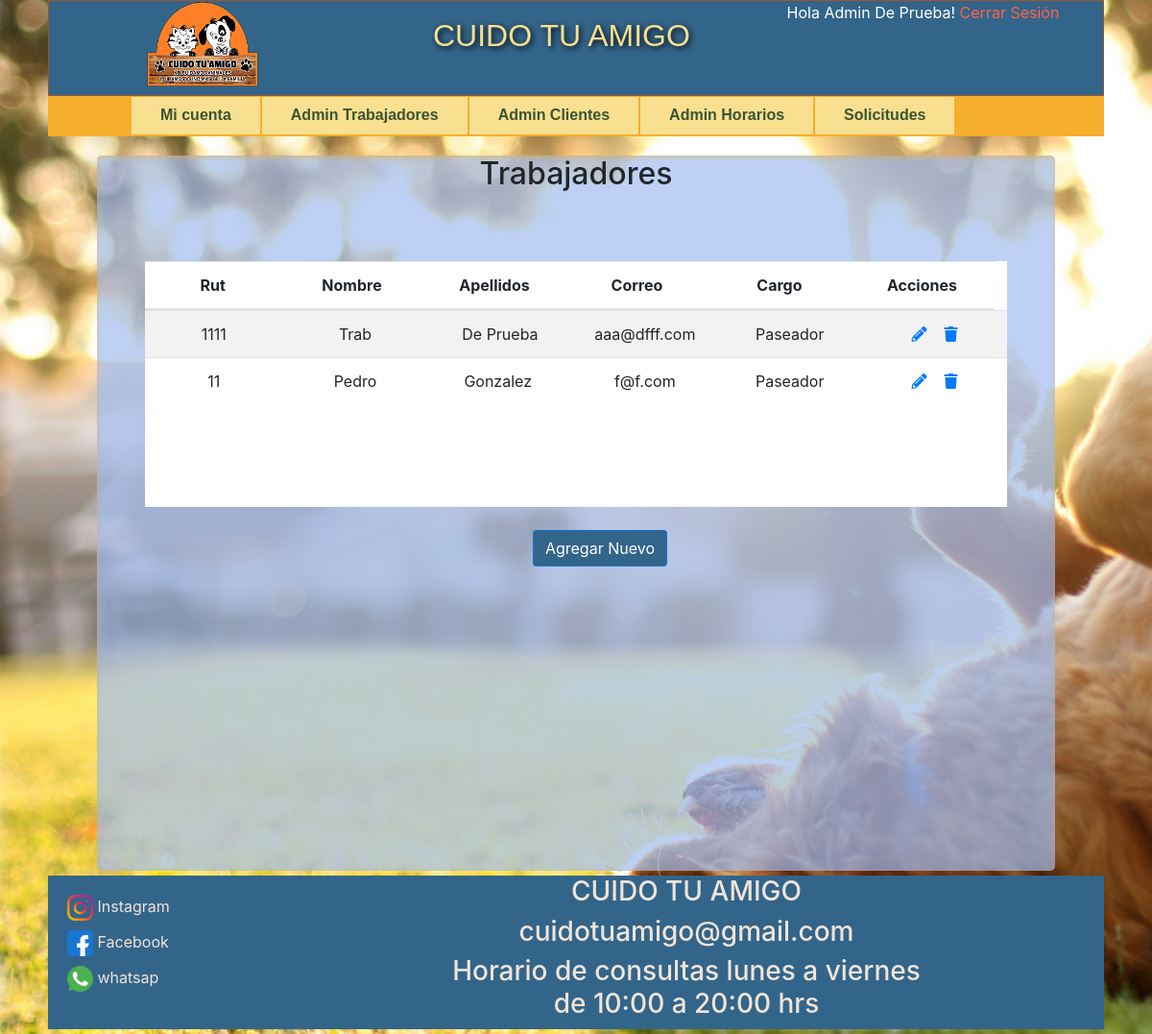
/vistas/privado/admin/admin_trabajadores.php (signed in), run on an earlier commit of the app's database.
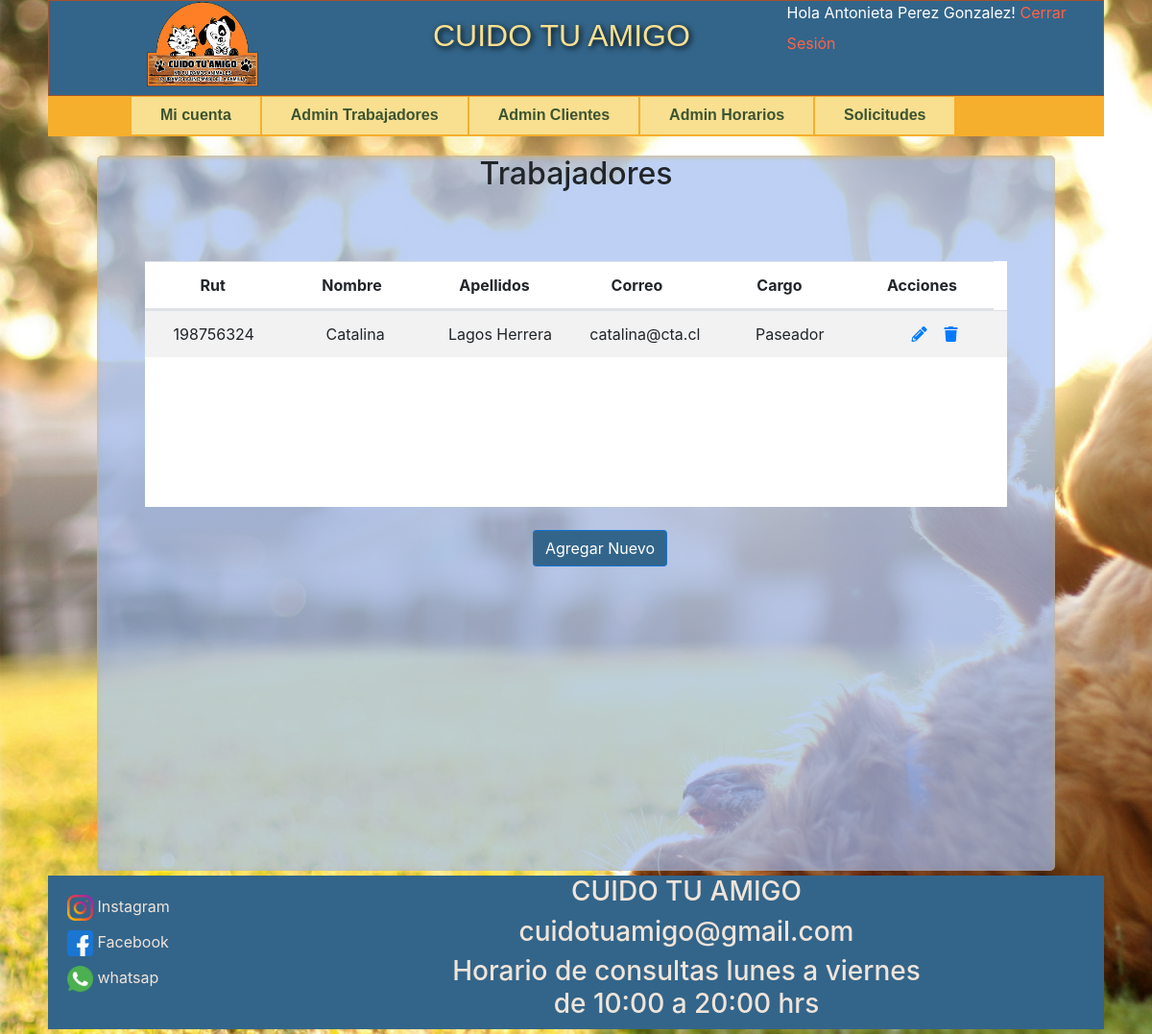
And on a later commit of the database.
### tables this page shows
CREATE TABLE `trabajador` (
  `id_trabajador` int(11) NOT NULL AUTO_INCREMENT,
  `id_tipo_trabajador` int(11) DEFAULT NULL,
  `id_usuario` int(11) DEFAULT NULL,
  `id_persona` int(11) DEFAULT NULL,
  `cargo` varchar(50) DEFAULT NULL,
  PRIMARY KEY (`id_trabajador`)
);

CREATE TABLE `persona` (
  `id_persona` int(11) NOT NULL AUTO_INCREMENT,
  `rut` varchar(50) DEFAULT NULL,
  `nombre` varchar(50) NOT NULL,
  `apellido_paterno` varchar(50) DEFAULT NULL,
  `apellido_materno` varchar(50) DEFAULT NULL,
  `direccion` varchar(50) DEFAULT NULL,
  `correo` varchar(50) DEFAULT NULL,
  `telefono` varchar(20) DEFAULT NULL,
  `id_comuna` int(11) DEFAULT NULL,
  PRIMARY KEY (`id_persona`)
);

CREATE TABLE `tipo_trabajador` (
  `id_tipo_trabajador` int(11) NOT NULL AUTO_INCREMENT,
  `nombre_tipo_trab` varchar(50) NOT NULL,
  PRIMARY KEY (`id_tipo_trabajador`)
);

### vistas/privado/admin/admin_trabajadores.php (the view, shortened to what the changed rows need)
<!DOCTYPE html>
<?php
    include('../../comun/head.php');
    include("../../../data/conexiondb.php");
    $idTrabajador = $_SESSION['id_trabajador'];
    $consulta = "select p.id_persona, t.id_trabajador, p.rut, p.nombre, p.apellido_paterno, p.apellido_materno, p.correo, tt.nombre_tipo_trab as cargo
    from cuidotuamigodb.trabajador t
    inner join cuidotuamigodb.persona p on p.id_persona = t.id_persona
    inner join cuidotuamigodb.tipo_trabajador tt on tt.id_tipo_trabajador = t.id_tipo_trabajador
    where t.id_trabajador != $idTrabajador";
    $resultado = mysqli_query($conex,$consulta);
?>
<body>
    <div id="contenedor">
        <?php
            include('../../comun/header.php');
        ?>
            <div class="contenido_admin_clientes">
                <h2 >Trabajadores</h2><br>
                <div class="table_mis_reservas_container">
                    <table class="table table-striped table_mis_reservas" style="background-color: white; width:90%; margin-left:5%">
                        <thead>
                            <tr>
                                <th class="col_3">Rut</th>
                                <th class="col_1_1">Nombre</th>
                                <th class="col_1_1">Apellidos</th>
                                <th class="col_1_1">Correo</th>
                                <th class="col_1_1">Cargo</th>
                                <th class="col_1_1">Acciones</th>
                            </tr>
                        </thead>
                        <?php while ($row = mysqli_fetch_array($resultado)) {
                        ?>
                        <tr>
                            <td class="col_3" style="word-wrap:break-word;"><?php echo $row['rut']; ?></td>
                            <td class="col_1_1" style="word-wrap:break-word;"><?php echo $row['nombre']; ?></td>
                            <td class="col_1_1" style="word-wrap:break-word;"><?php echo $row['apellido_paterno']; ?>&nbsp;<?php echo $row['apellido_materno']; ?></td>
                            <td class="col_1_1" style="word-wrap:break-word;"><?php echo $row['correo']; ?></td>
                            <td class="col_1_1" style="word-wrap:break-word;"><?php echo $row['cargo']; ?></td>
                            <td class="col_1_1" style="word-wrap:break-word;">
                                <a href="editar_trabajador.php?edit_id_persona=<?php echo $row['id_persona']?>&edit_id_trabajador=<?php echo $row['id_trabajador']?>" class="edit_btn" ><span class="fas fa-pencil-alt"></span></a>
                                <a href="admin_trabajadores.php?del_id_persona=<?php echo $row['id_persona']?>&del_id_trabajador=<?php echo $row['id_trabajador']?>" class="del_btn" onclick="return confirm('Esta seguro que desea eliminar el registro?');"><span class="fa fa-trash"></span></a>
                            </td>
                        </tr>
                        <?php } ?>
                    </table>
                </div>
                <br/>
            </div>
    </div>
</body>
</html>

### vistas/comun/header.php (shortened to what the changed rows need)
<?php
    $requiereInicio = true;
    if(isset($_SESSION['id_usuario'])){
        $requiereInicio = false;
    }else{
        $requiereInicio = true;
    }
    $pathPublico = VPUBLICO_PATH;
    $pathBase = ROOT_ESTATIC;
    $errorLogin = false;
    $styleLogin = "";
?>
<header class="header">
    <div class="logotipo">
        <div class="titulo_header">
            <h1 class="letras">CUIDO   TU   AMIGO</h1>
        </div>
    </div>
    <div class="login">
        <?php
            if ($requiereInicio) {
        ?>
            <form method="POST">
                <input type="text" style="<?php echo $styleLogin;?>" name="correo" class="campolog" required placeholder="Correo">
                <input type="password" style="<?php echo $styleLogin;?>" name="pass" class="campolog" required placeholder="Contraseña">
                <input type="submit" name="login_h" value=">" class="btn btn-success"><br>
                <?php
                    if ($errorLogin) {
                ?>
                <label style="color: #ff9244;">Datos incorrectos</label><br/>
                <?php
                    }
                ?>
                <a style="color:#f8e090;" href="<?php echo $pathPublico;?>hazte_cliente.php">Hazte Cliente!</a>
            </form>
        <?php
                }else{
        ?>
             <form>
                <label style="color: white;">Hola <?php echo $_SESSION['nombre']." ".$_SESSION['apellido_paterno']." ".$_SESSION['apellido_materno'];?>!   </label>
                <a style="color:tomato;" href="<?php echo $pathBase;?>/index.php?logout=true">Cerrar Sesión</a>
            </form>
        <?php
                }
        ?>
    </div>
</header>

What changed in the data, as far as the page shows it:
removed trabajador: id_persona.rut "1111", id_persona.nombre "Trab", id_persona.apellido_paterno "De", id_persona.apellido_materno "Prueba", id_persona.correo "aaa@dfff.com", id_tipo_trabajador.nombre_tipo_trab "Paseador"
removed trabajador: id_persona.rut "11", id_persona.nombre "Pedro", id_persona.apellido_paterno "Gonzalez", id_persona.correo "f@f.com", id_tipo_trabajador.nombre_tipo_trab "Paseador"
added trabajador: id_persona.rut "198756324", id_persona.nombre "Catalina", id_persona.apellido_paterno "Lagos", id_persona.apellido_materno "Herrera", id_persona.correo "catalina@cta.cl", id_tipo_trabajador.nombre_tipo_trab "Paseador"
Also different on the page:
$_SESSION['nombre']: "Admin" → "Antonieta"
$_SESSION['apellido_paterno']: "De" → "Perez"
$_SESSION['apellido_materno']: "Prueba" → "Gonzalez"
